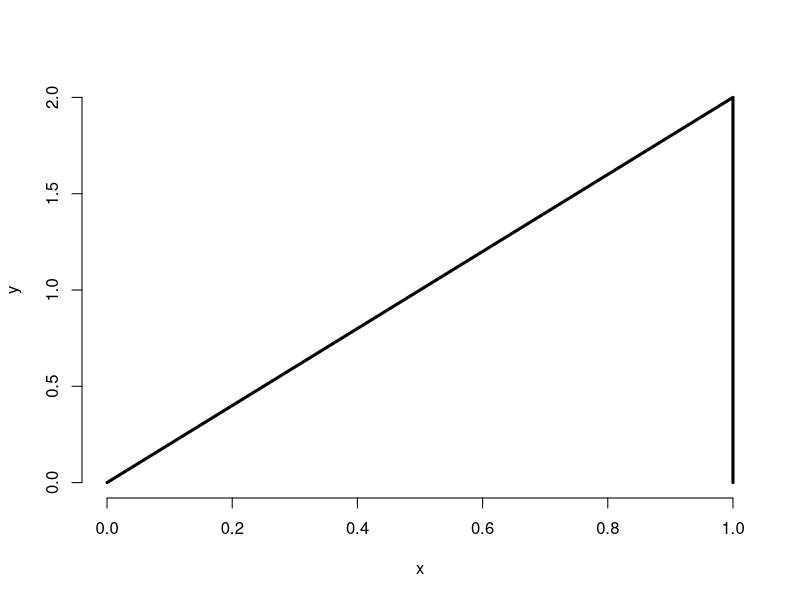
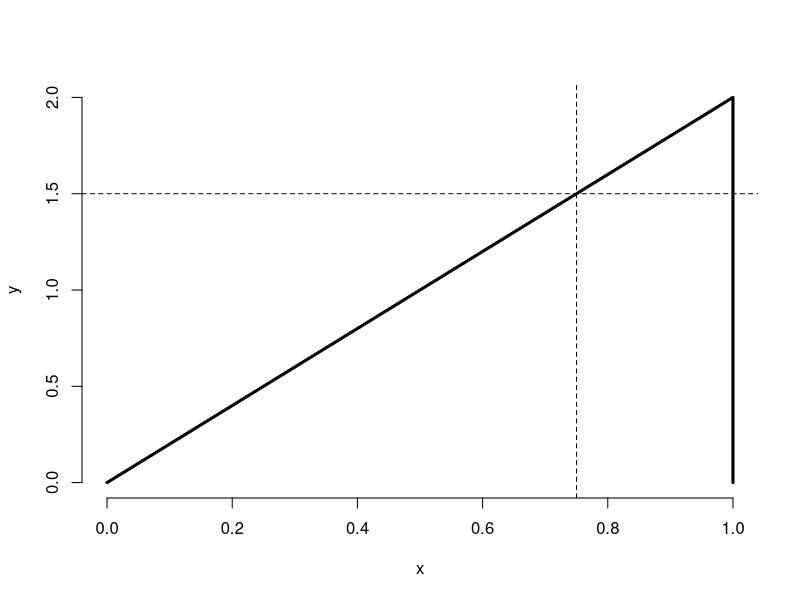
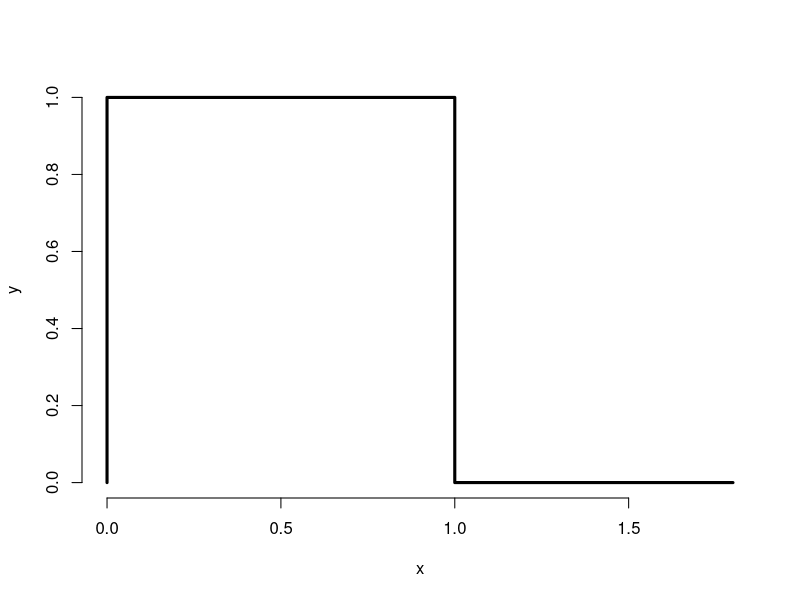

The R script that drew these images, in order:
## ---- chunk 1
knitr::opts_chunk$set(echo = TRUE)
## ---- chunk 2
x <- c( 0, 1, 1)
y <- c( 0, 2, 0)
plot(x, y, lwd=3, frame=F, type='l')
## ---- chunk 3
(2 * 1) / 2
## ---- chunk 4
x <- c( 0, 1, 1)
y <- c( 0, 2, 0)
plot(x, y, lwd=3, frame=F, type='l')
abline(v=0.75, lty = 2)
abline(h=1.5, lty = 2)
## ---- chunk 5
(1.5 * 0.75) / 2
## ---- chunk 6
pbeta(0.75, 2, 1)
## ---- chunk 7
# area under that portion of the triangle
(1.5 * 0.75) / 2

# using pbeta function
pbeta(0.75, 2, 1)
## ---- chunk 8
x <- c( 0, 0, 1, 1, 1.8)
y <- c( 0, 1, 1, 0, 0)
plot(x, y, lwd=3, frame=F, type='l')
